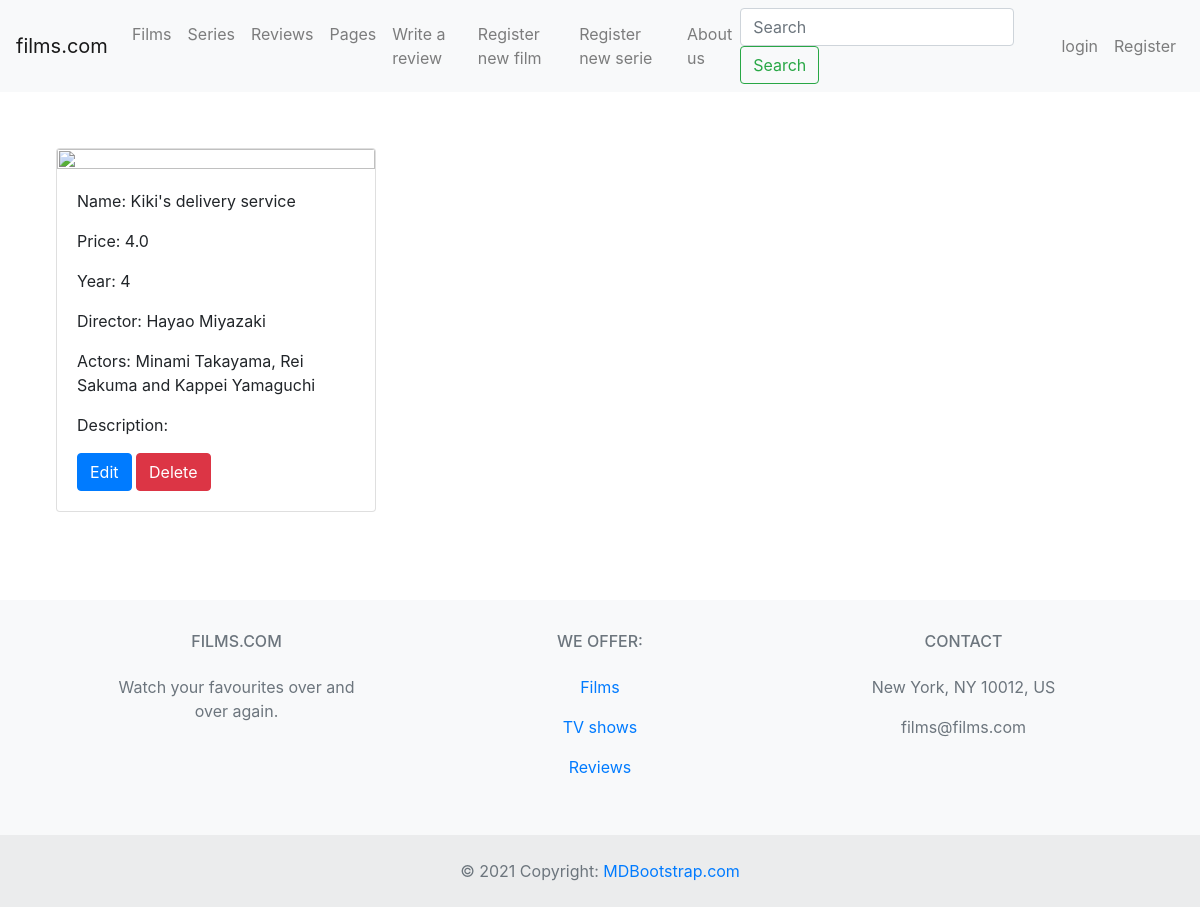
/detail-film/2, run on the app's committed database.
### films/models.py (models this page shows, shortened)
class Film(models.Model):
    image = models.ImageField(upload_to='posters/', null=True, blank=True)
    name = models.CharField(max_length=40)
    price = models.FloatField()
    year = models.IntegerField()
    director = models.CharField(max_length=40)
    actors = models.CharField(max_length=80)
    description = models.CharField(max_length=300)

### films/views.py (the view)
# urls.py: path('detail-film/<int:pk>', Detail_film.as_view(), name='Detail_film'),
class Detail_film(DetailView):
    model = Film
    template_name= 'detail_film.html'

### templates/detail_film.html (shortened to what this page needs)
<html>
<head>
    <link rel="stylesheet" href="https://cdn.jsdelivr.net/npm/bootstrap@4.0.0/dist/css/bootstrap.min.css"
>
</head>
<body>
    {% extends 'base.html' %}
    {% block contenido_que_cambia %}
<div class="row m-3 p-4">
    <div class="card m-3" style="width: 20rem;">
        <img class="card-img-top" src= 'https://img.freepik.com/free-vector/cinema-elements-set_74855-15362.jpg?w=826&t=st=1660076293~exp=1660076893~hmac=7fe185f051eb21b938fb81fc77565fe7eb928e7a6524a9bcf8151a006c1305a0'>
        <div class="card-body">
            <p class="card-text">Name: {{film.name}}</p>
            <p class="card-text">Price: {{film.price}}</p>
            <p class="card-text">Year: {{film.year}}</p>
            <p class="card-text">Director: {{film.director}}</p>
            <p class="card-text">Actors: {{film.actors}}</p>
            <p class="card-text">Description: {{films.description}}</p>
            <a href="/update-film/{{object.id}}" class= "btn btn-primary" > Edit </a>
            <a href="/delete-film/{{object.id}}" class= "btn btn-danger" > Delete </a>
        </div>
    </div>
</div>
    {% endblock %}

### data on the page
Film: name "Kiki's delivery service", price "4.0", year "4", director "Hayao Miyazaki", actors "Minami Takayama, Rei Sakuma and Kappei Yamaguchi"
